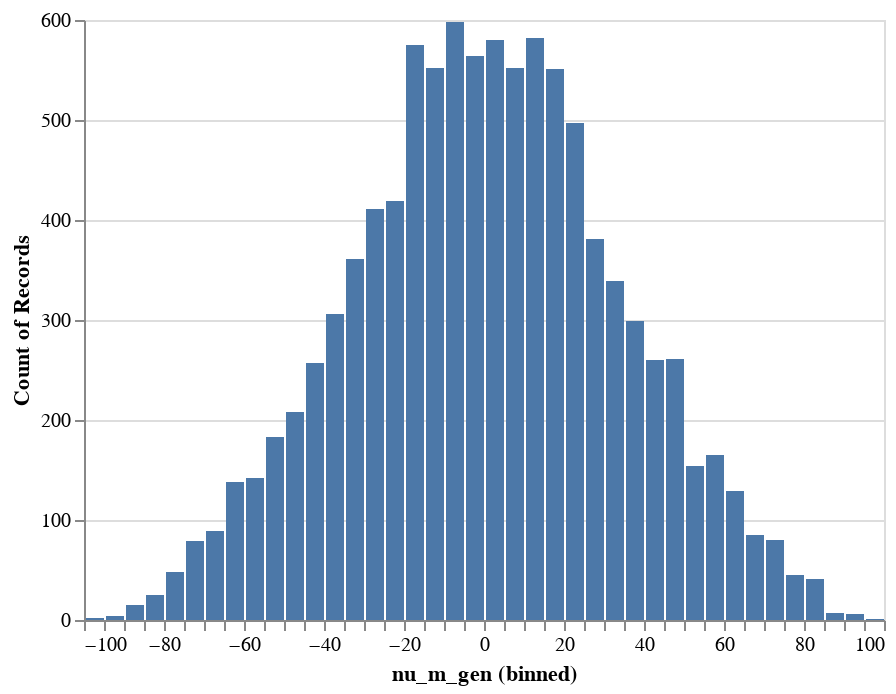

Here is the notebook cell this chart was saved with:
### Code cell
chart_data = pd.DataFrame({'nu_m_gen': y_test_nu})

alt.Chart(chart_data).mark_bar().encode(alt.X('nu_m_gen:Q', bin=alt.Bin(extent=[-100, 100], step=5)), y=alt.Y("count()"))

### Figure 1 — Vega-Lite specification as saved in the notebook (floating-point values rounded to 4 significant figures; data arrays with more than 128 entries replaced by an {"elided": "..."} marker saying what was removed)
{"config": {"view": {"continuousWidth": 400, "continuousHeight": 300}}, "data": {"name": "data-76ef9044e10ce10367d446060f7fb9d2"}, "mark": "bar", "encoding": {"x": {"type": "quantitative", "bin": {"extent": [-100, 100], "step": 5}, "field": "nu_m_gen"}, "y": {"type": "quantitative", "aggregate": "count"}}, "$schema": "https://vega.github.io/schema/vega-lite/v4.0.2.json", "datasets": {"data-76ef9044e10ce10367d446060f7fb9d2": {"elided": "10000 records"}}}
